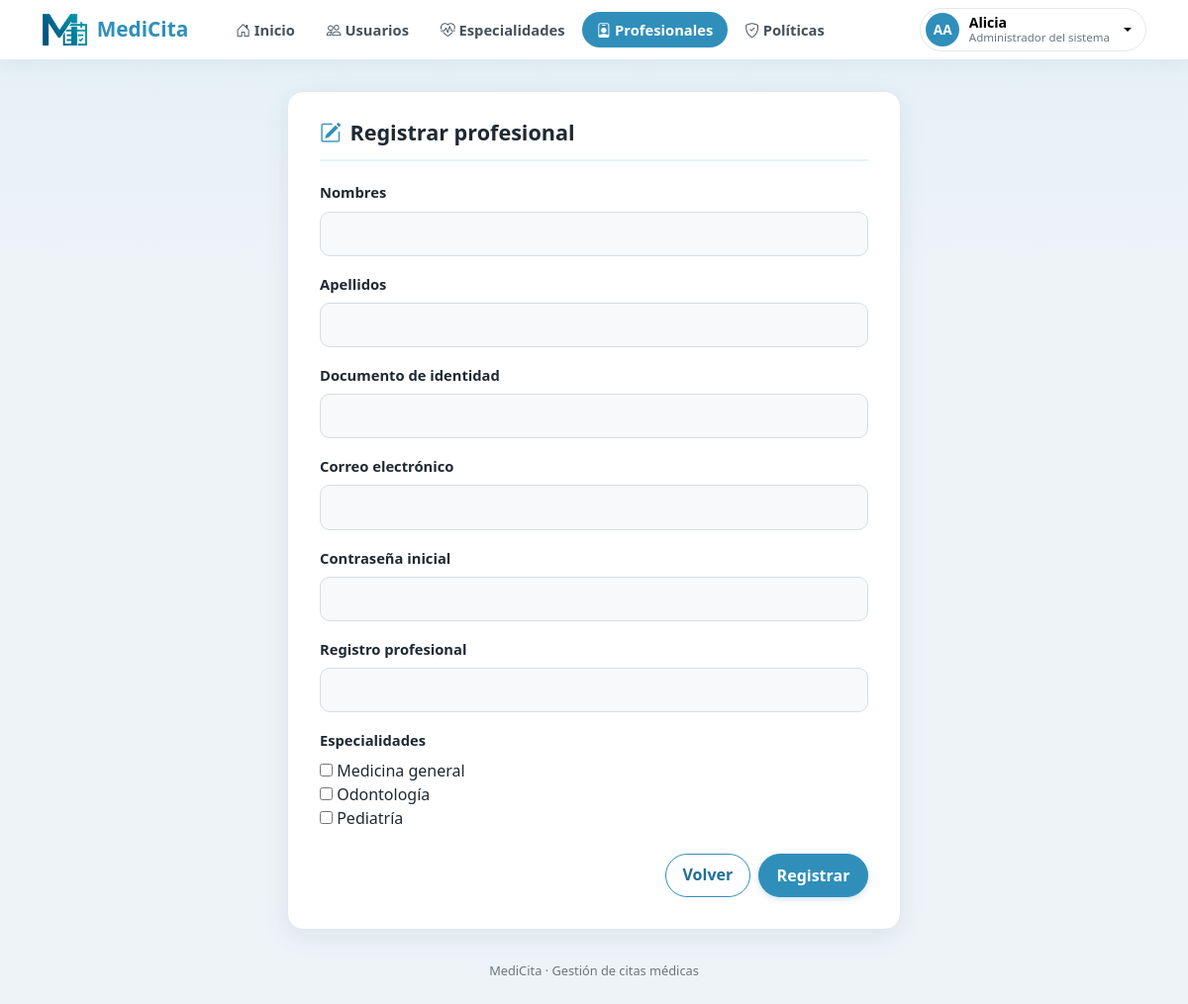
The app's page /gestion/profesionales/nuevo/ (signed in) with its own data.
### usuarios/models.py (models this page shows, shortened)
class Usuario(AbstractUser):
    class Rol(models.TextChoices):
        PACIENTE = "PACIENTE", "Paciente"
        PROFESIONAL = "PROFESIONAL", "Profesional de la salud"
        PERSONAL = "PERSONAL", "Personal administrativo"
        ADMIN = "ADMIN", "Administrador del sistema"
    username = None
    email = models.EmailField("correo electrónico", unique=True)
    documento = models.CharField("documento de identidad", max_length=20, unique=True)
    telefono = models.CharField("teléfono", max_length=20, blank=True)
    fecha_nacimiento = models.DateField("fecha de nacimiento", null=True, blank=True)
    rol = models.CharField(max_length=12, choices=Rol.choices, default=Rol.PACIENTE)
    USERNAME_FIELD = "email"
    REQUIRED_FIELDS = ["first_name", "last_name", "documento"]
    objects = UsuarioManager()

### citas/views_gestion.py (the view)
# urls.py: path("gestion/profesionales/nuevo/", g.profesional_nuevo, name="profesional_nuevo"),
@rol_requerido(ADMIN)
def profesional_nuevo(request):
    form = ProfesionalCrearForm(request.POST or None)
    if request.method == "POST" and form.is_valid():
        form.save()
        messages.success(request, "Profesional registrado y asociado a sus especialidades.")
        return redirect("profesionales")
    if not Especialidad.objects.exists():
        messages.info(request, "Primero registra al menos una especialidad.")
    return _pagina_form(request, form, "Registrar profesional", reverse("profesionales"), boton="Registrar")

### citas/forms.py (shortened to what this page needs)
class ProfesionalCrearForm(BootstrapMixin, forms.Form):
    first_name = forms.CharField(label="Nombres", max_length=150)
    last_name = forms.CharField(label="Apellidos", max_length=150)
    documento = forms.CharField(label="Documento de identidad", max_length=20)
    email = forms.EmailField(label="Correo electrónico")
    password = forms.CharField(label="Contraseña inicial", widget=forms.PasswordInput)
    registro_profesional = forms.CharField(label="Registro profesional", max_length=30, required=False)
    especialidades = forms.ModelMultipleChoiceField(
        label="Especialidades", queryset=Especialidad.objects.all(), widget=forms.CheckboxSelectMultiple)

### citas/models.py (called while the page is built)
    def __str__(self):
        return self.nombre

### citas/views_gestion.py (called while the page is built)
def _pagina_form(request, form, titulo, volver, boton="Guardar", info=None):
    return render(request, "form_generico.html", {
        "titulo": titulo, "form": form, "volver_url": volver, "boton": boton, "info": info or []})

### usuarios/context.py (called while the page is built)
def paciente_gestionado(request):
    usuario = getattr(request, "user", None)
    if usuario is not None and usuario.is_authenticated and usuario.rol == Usuario.Rol.PERSONAL:
        pk = request.session.get("paciente_gestionado")
        if pk:
            return {"paciente_gestionado": Usuario.objects.filter(pk=pk, rol=Usuario.Rol.PACIENTE).first()}
    return {}

### usuarios/permisos.py (called while the page is built)
def rol_requerido(*roles):
    def decorador(vista):
        @wraps(vista)
        def envoltura(request, *args, **kwargs):
            if request.user.rol not in roles:
                messages.error(request, "No tienes permiso para acceder a esa sección.")
                return redirect("panel")
            return vista(request, *args, **kwargs)
        return login_required(envoltura)
    return decorador

### templates/form_generico.html (shortened to what this page needs)
{% extends "base_app.html" %}
{% block cuerpo %}
<div class="mc-pagehead"><div><h1><i class="bi bi-pencil-square"></i> {{ titulo }}</h1>
  {% for i in info %}<p>{{ i }}</p>{% endfor %}</div></div>
<form method="post" novalidate>
  {% for campo in form %}
    <div class="mb-3">
      {% if campo.widget_type == 'checkbox' %}
        <div class="form-check">{{ campo }}
          <label class="form-check-label" for="{{ campo.id_for_label }}">{{ campo.label }}</label></div>
      {% else %}
        <label class="form-label" for="{{ campo.id_for_label }}">{{ campo.label }}</label>
        {{ campo }}
      {% endif %}
    </div>
  {% endfor %}
  <div class="d-flex gap-2 justify-content-end mt-4">
    <a class="btn btn-mc-outline" href="{{ volver_url }}">Volver</a>
    <button class="btn btn-mc" type="submit">{{ boton }}</button>
  </div>
</form>
{% endblock %}

### templates/_topbar.html (shortened to what this page needs)
{% load static %}{% with u=request.resolver_match.url_name %}
<nav class="navbar navbar-expand-lg mc-nav">
  <div class="container-xl">
    <a class="navbar-brand mc-nav-brand" href="{% url 'panel' %}">
      <img src="{% static 'img/logo.png' %}" alt="" style="height:34px;width:auto" class="mc-logo" draggable="false"><span>MediCita</span>
    </a>
    <div class="collapse navbar-collapse" id="mcNav">
      <ul class="navbar-nav me-auto mb-2 mb-lg-0 ms-lg-3">
        <li class="nav-item"><a class="nav-link {% if u == 'panel' %}active{% endif %}" href="{% url 'panel' %}"><i class="bi bi-house-door"></i> Inicio</a></li>
        {% if user.rol == 'PACIENTE' %}
          <li class="nav-item"><a class="nav-link {% if u == 'horarios' or u == 'cita_nueva' or u == 'cita_confirmacion' %}active{% endif %}" href="{% url 'horarios' %}"><i class="bi bi-calendar-plus"></i> Disponibilidad</a></li>
          <li class="nav-item"><a class="nav-link {% if u == 'mis_citas' or u == 'cita_cancelar' or u == 'cita_reprogramar' %}active{% endif %}" href="{% url 'mis_citas' %}"><i class="bi bi-journal-medical"></i> Mis citas</a></li>
        {% elif user.rol == 'PROFESIONAL' %}
          <li class="nav-item"><a class="nav-link {% if u == 'agenda' %}active{% endif %}" href="{% url 'agenda' %}"><i class="bi bi-calendar3"></i> Mi agenda</a></li>
        {% elif user.rol == 'ADMIN' %}
          <li class="nav-item"><a class="nav-link {% if u == 'gestion_usuarios' %}active{% endif %}" href="{% url 'gestion_usuarios' %}"><i class="bi bi-people"></i> Usuarios</a></li>
          <li class="nav-item"><a class="nav-link {% if u == 'especialidades' or u == 'especialidad_editar' %}active{% endif %}" href="{% url 'especialidades' %}"><i class="bi bi-heart-pulse"></i> Especialidades</a></li>
          <li class="nav-item"><a class="nav-link {% if u == 'profesionales' or u == 'profesional_nuevo' or u == 'profesional_editar' %}active{% endif %}" href="{% url 'profesionales' %}"><i class="bi bi-person-badge"></i> Profesionales</a></li>
          <li class="nav-item"><a class="nav-link {% if u == 'politicas' or u == 'politica_nueva' or u == 'politica_editar' %}active{% endif %}" href="{% url 'politicas' %}"><i class="bi bi-shield-check"></i> Políticas</a></li>
        {% endif %}
      </ul>
      <div class="dropdown">
        <button class="mc-user dropdown-toggle" type="button" data-bs-toggle="dropdown" aria-expanded="false">
          <span class="mc-avatar">{{ user.first_name|slice:":1" }}{{ user.last_name|slice:":1" }}</span>
          <span class="mc-user-info"><strong>{{ user.first_name }}</strong><small>{{ user.get_rol_display }}</small></span>
        </button>
      </div>
    </div>
  </div>
</nav>
{% endwith %}

### static/css/style.css (style rules this page uses)
:root { --mc: #2f8fba; --mc-dark: #1f6f94; --mc-light: #e3f3f9; --ink: #1f2933; --muted: #6b7780; --line: #e3e8ed; }
body { background: #eef3f7 linear-gradient(180deg, #e3f0f7 0, #eef3f7 280px) no-repeat; font-family: "Segoe UI", system-ui, -apple-system, sans-serif; color: var(--ink); min-height: 100vh; }
a { color: var(--mc-dark); }
.mc-nav { background: #fff; box-shadow: 0 1px 0 var(--line), 0 6px 18px rgba(31, 111, 148, .07); padding: .5rem 0; position: sticky; top: 0; z-index: 1030; }
.mc-nav-brand { display: flex; align-items: center; gap: .55rem; font-weight: 700; color: var(--mc) !important; font-size: 1.3rem; }
.mc-nav .nav-link { color: #44525c; font-weight: 600; font-size: .92rem; border-radius: 999px; padding: .45rem .9rem !important; margin: 0 .1rem; }
.mc-nav .nav-link.active { background: var(--mc); color: #fff; }
.mc-user { display: flex; align-items: center; gap: .6rem; background: #fff; border: 1px solid var(--line); border-radius: 999px; padding: .25rem .9rem .25rem .3rem; }
.mc-avatar { width: 34px; height: 34px; border-radius: 50%; background: var(--mc); color: #fff; font-weight: 700; font-size: .85rem; display: grid; place-items: center; text-transform: uppercase; }
.mc-user-info { display: flex; flex-direction: column; text-align: left; line-height: 1.15; }
.mc-user-info strong { font-size: .88rem; }
.mc-user-info small { color: var(--muted); font-size: .72rem; }
.mc-pagehead { display: flex; justify-content: space-between; align-items: flex-start; flex-wrap: wrap; gap: .75rem; padding-bottom: .9rem; margin-bottom: 1.2rem; border-bottom: 2px solid var(--mc-light); }
.mc-pagehead h1 { font-size: 1.35rem; font-weight: 700; color: var(--ink); margin: 0; display: flex; align-items: center; gap: .55rem; }
.mc-pagehead h1 i { color: var(--mc); }
.btn-mc { background: var(--mc); border: 1px solid var(--mc); color: #fff; border-radius: 999px; font-weight: 600; padding: .55rem 1.1rem; transition: all .15s; box-shadow: 0 2px 6px rgba(47, 143, 186, .25); }
.btn-mc-outline { border: 1px solid var(--mc); border-radius: 999px; font-weight: 600; background: #fff; color: var(--mc-dark); padding: .5rem 1.05rem; transition: all .15s; }
.form-control, .form-select { background: #f7f9fb; border: 1px solid #d5dde3; border-radius: 10px; padding: .6rem .8rem; }
.form-label { font-weight: 600; font-size: .92rem; }
.mc-logo { -webkit-user-drag: none; user-select: none; -webkit-user-select: none; pointer-events: none; }

### records on screen
Usuario: first_name "A", last_name "A", first_name "Alicia", rol "Administrador del sistema"

### other values on screen
{{ titulo }} "Registrar profesional"
{{ campo.label }} "Nombres" "Apellidos" "Documento de identidad" "Correo electrónico" "Contraseña inicial" "Registro profesional" "Especialidades"
{{ boton }} "Registrar"
